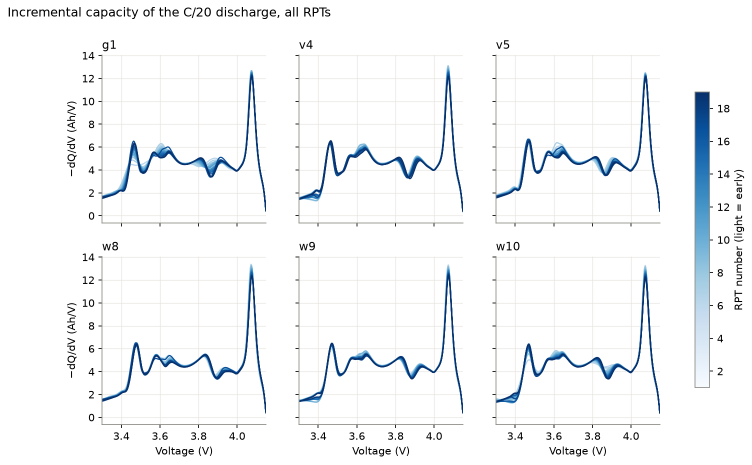
#> input picture paper/figures/11_ic_curves.png, 1504 x 929 px, given in place of continual_0.png, which was not available (shown at 1/2 size)
$ python make_dashboard_figures.py
#> lines starting #> are read from the running program, lines starting #| are printed output that depends on the picture
"""Compose the dashboard figures of the paper from screenshots of the results dashboard.

The cards are captured by scripts/capture_dashboard_cards.js from dashboard/index.html, whose charts read only the
committed exports in results/dashboard/ (scripts/export_dashboard_data.py). This script lays the cards out in rows,
adds panel letters and writes paper/figures/dash_*.png.

Usage (from the repository root):
    python -m http.server 8765 --bind 127.0.0.1 &
    node scripts/capture_dashboard_cards.js /tmp/dashboard_cards
    python scripts/make_dashboard_figures.py /tmp/dashboard_cards
"""
from __future__ import annotations

import string
import sys
from pathlib import Path

from PIL import Image, ImageDraw, ImageFont

ROOT = Path(__file__).resolve().parents[1]
OUT = ROOT / "paper" / "figures"

# Figure name -> rows of card screenshots (pane_index), as laid out on the page.
FIGURES = {
    # Full-page figure: the S6 stream and per-condition detail.
    "dash_s6": [["continual_0", "continual_1"], ["continual_4"], ["accuracy_0"]],
    # Full-page figure: intervals on unseen S6 conditions and the 124 unseen S7/S10 conditions.
    "dash_unseen": [["reuse_2"], ["many_2", "many_3"], ["many_4"]],
    # Skill against persistence and error by horizon (S6, P2).
    "dash_horizon": [["accuracy_1", "accuracy_2"]],
    # The registered questions of the replay ensemble V2 (D38).
    "dash_d38": [["d38_0"]],
}

WIDTH = 3600  # output width in pixels (about 510 dpi at the 7.16 in text width)
GAP = 30
LABEL_H = 70


def font(size: int) -> ImageFont.FreeTypeFont:
    for name in ("texgyreheros-bold.otf", "DejaVuSans-Bold.ttf"):
        try:
            return ImageFont.truetype(name, size)
        except OSError:
            continue
    for p in Path("/usr/share").rglob("texgyreheros-bold.otf"):
        return ImageFont.truetype(str(p), size)
    return ImageFont.load_default()


def compose_row(cards: list[Image.Image], width: int) -> Image.Image:
    """Scale the cards of one row to a common height so that together they fill the width."""
    h = max(c.height for c in cards)
    scaled = [c.resize((round(c.width * h / c.height), h), Image.LANCZOS) for c in cards]
    total = sum(c.width for c in scaled) + GAP * (len(scaled) - 1)
    k = (width - GAP * (len(scaled) - 1)) / (total - GAP * (len(scaled) - 1))
    scaled = [c.resize((round(c.width * k), round(c.height * k)), Image.LANCZOS) for c in scaled]
    row = Image.new("RGB", (width, max(c.height for c in scaled)), "white")
    x = 0
    for c in scaled:
        row.paste(c, (x, 0))
        x += c.width + GAP
    return row, [c.width for c in scaled]


def main(src: Path) -> None:
    f = font(52)
    for name, rows in FIGURES.items():
        parts, letter = [], iter(string.ascii_lowercase)
        labelled = sum(len(r) for r in rows) > 1  # panel letters only for multi-panel figures
        for row in rows:
            cards = [Image.open(src / f"{c}.png").convert("RGB") for c in row]
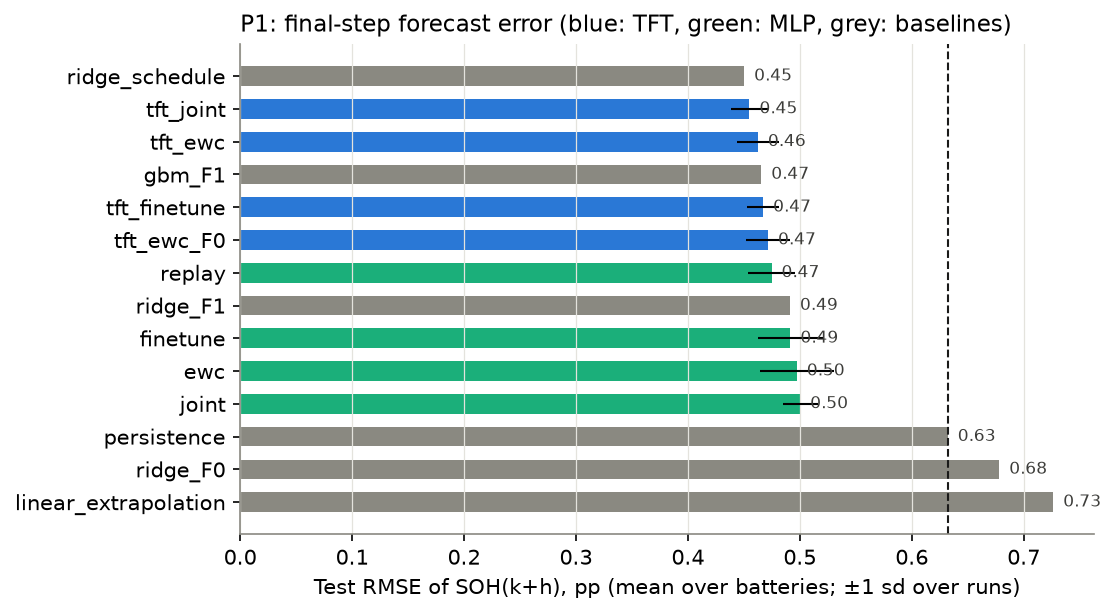
#> input picture paper/figures/12_p1_rmse.png, 1116 x 614 px, given in place of continual_1.png, which was not available
#> cards = 2 items
            img, widths = compose_row(cards, WIDTH)
#> in compose_row, `h = max(c.height for c in cards)`: h = 929
#> in compose_row, `scaled = [c.resize((round(c.width * h / c.height), h), Image.LANCZOS) ..`: scaled = 2 items
#> in compose_row, `total = sum(c.width for c in scaled) + GAP * (len(scaled) - 1)`: total = 3223
#> in compose_row, `k = (width - GAP * (len(scaled) - 1)) / (total - GAP * (len(scaled) - ..`: k = 1.12
#> in compose_row, `row = Image.new("RGB", (width, max(c.height for c in scaled)), "white")`: row: PIL image 3600x1039 RGB; every value is 255
#> the loop in compose_row, `for c in scaled:` made 2 passes
#> x on passes 1 to 2: 1712, 3630
#> after the loop in compose_row, `for c in scaled:`:
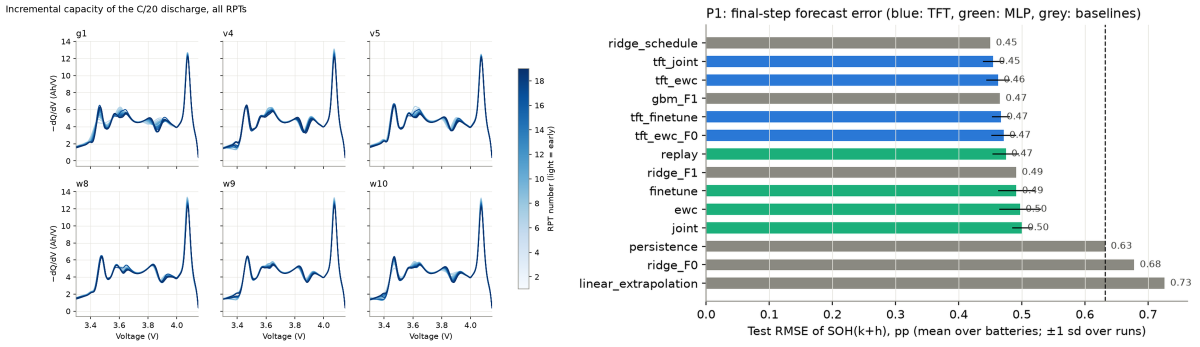
#> row: PIL image 3600x1039 RGB (shown at 1/3 size); mean R, G, B 225.4, 233.6, 235
#> after the loop in compose_row, `for c in scaled:`: x = 3630
#> widths = [1682, 1888]
            top = LABEL_H if labelled else 0
            band = Image.new("RGB", (WIDTH, top + img.height), "white")
#> band: PIL image 3600x1109 RGB; every value is 255
            band.paste(img, (0, top))
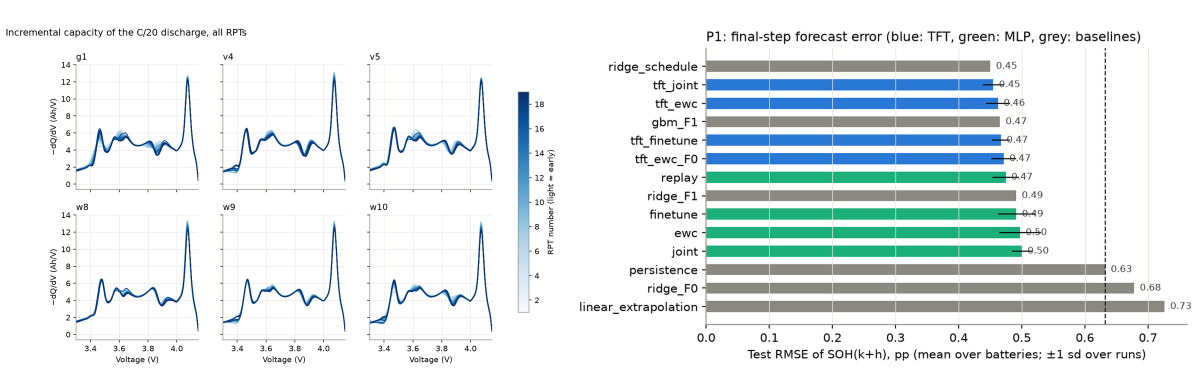
#> band: PIL image 3600x1109 RGB (shown at 1/3 size); mean R, G, B 227.3, 234.9, 236.3
            d = ImageDraw.Draw(band)
            x = 0
            for w in widths if labelled else []:
                d.text((x + 4, 4), f"({next(letter)})", fill="black", font=f)
                x += w + GAP
#> this loop made 2 passes
#> (w, x) on passes 1 to 2: (1682, 1712), (1888, 3630)
#> after the loop, x = 3630
            parts.append(band)
        fig = Image.new("RGB", (WIDTH, sum(p.height for p in parts) + GAP * (len(parts) - 1)), "white")
        y = 0
        for p in parts:
            fig.paste(p, (0, y))
            y += p.height + GAP
        out = OUT / f"{name}.png"
        fig.save(out, optimize=True)
        print(out.relative_to(ROOT), fig.size)


if __name__ == "__main__":
#> (the run stopped early here; a loop or call above may not have finished)
